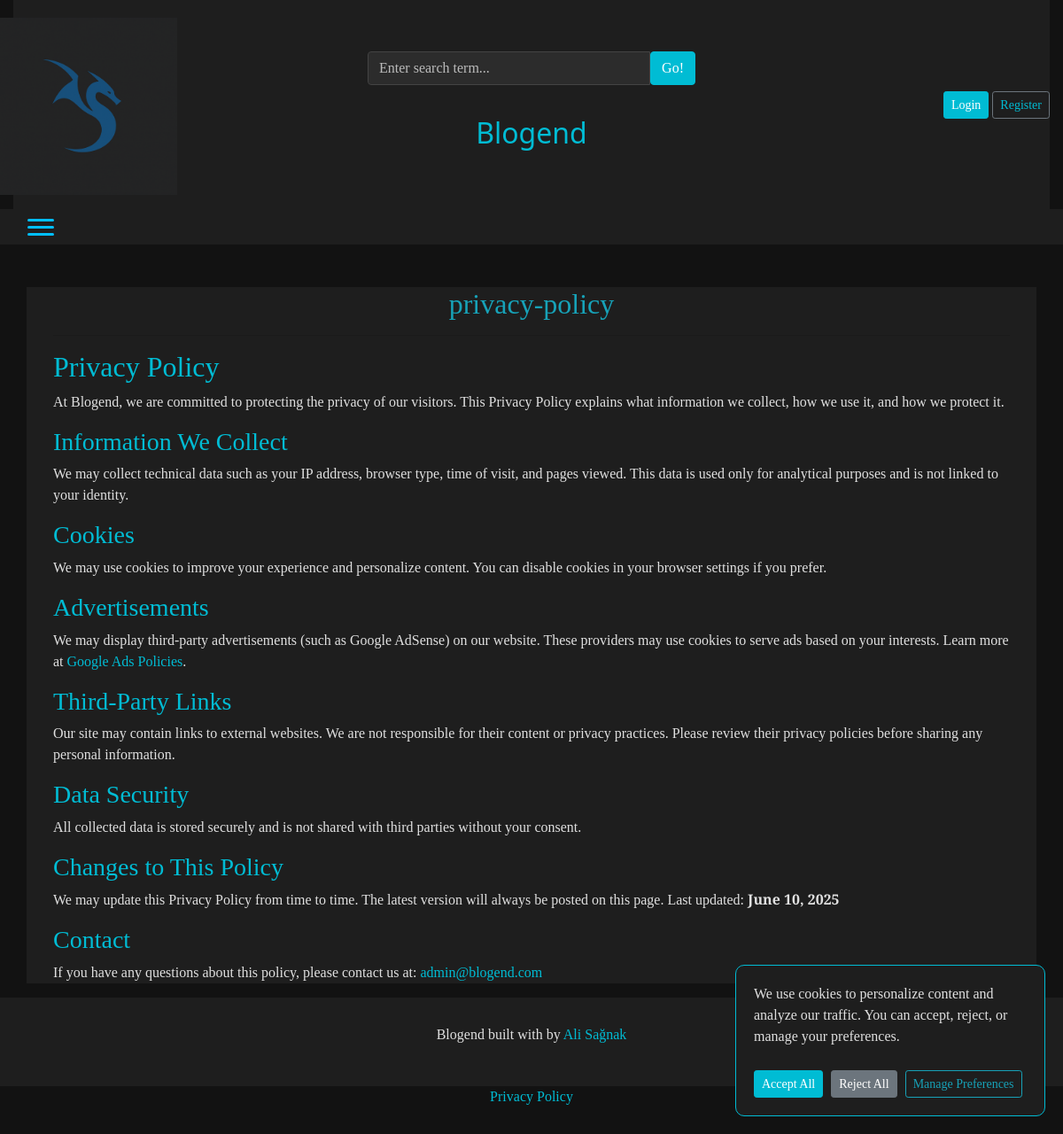
Page /privacy-policy/ on the committed database.
### blogs/models.py (models this page shows, shortened)
class StaticPage(models.Model):
    title = models.CharField(max_length=200)
    slug = models.SlugField(unique=True)
    content = models.TextField()
    created_at = models.DateTimeField(auto_now_add=True)

### blogs/views.py (the view)
# urls.py: path('<slug:slug>/', views.static_page, name='static_page'),
def static_page(request, slug):
    page = get_object_or_404(StaticPage, slug=slug)
    return render(request, 'static_page.html', {'page': page})

### blogs/context_processors.py (called while the page is built)
def get_categories(request):
    categories=Category.objects.all()
    return dict(categories=categories)

def get_social_links(request):
    social_links=SocialLink.objects.all()
    return dict(social_links=social_links)

### templates/static_page.html
{% extends 'base.html' %}
{% block content %}
<div class="container mt-5">
    <h2 class="text-info text-center">{{ page.title }}</h2>
    <hr>
    <div style="color: #e0e0e0;">{{ page.content|safe }}</div>
</div>
{% endblock %}

### blog_main/static/css/blog.css (style rules this page uses)
body { background-color: #121212 !important; color: #e0e0e0 !important; font-family: "Playfair Display", Georgia, "Times New Roman", serif; }
.blog-header, .navbar, .navbar-collapse, .container, .navbar-brand, .nav-item, .nav-link { background-color: #1e1e1e !important; color: #e0e0e0 !important; }
.blog-header-logo:hover, h1, h2, h3, h4, h5, h6, a, .btn-warning, .btn-primary, .pagination .btn-warning, .pagination .btn-primary { color: #00bcd4 !important; }

### rows in the picture
StaticPage: title "privacy-policy", content "Privacy Policy At Blogend, we are committed to protecting the privacy of our visitors. This Privacy Policy explains what information we collect, how we use it, and how we protect it. Information We Collect We may collect technical data such as your IP address, browser type, time of visit, and pages viewed. This data is used only for analytical purposes and is not linked to your identity. Cookies We may use cookies to improve your experience and personalize content. You can disable cookies in your browser settings if you prefer. Advertisements We may display third-party advertisements (such as Google AdSense) on our website. These providers may use cookies to serve ads based on your…"
